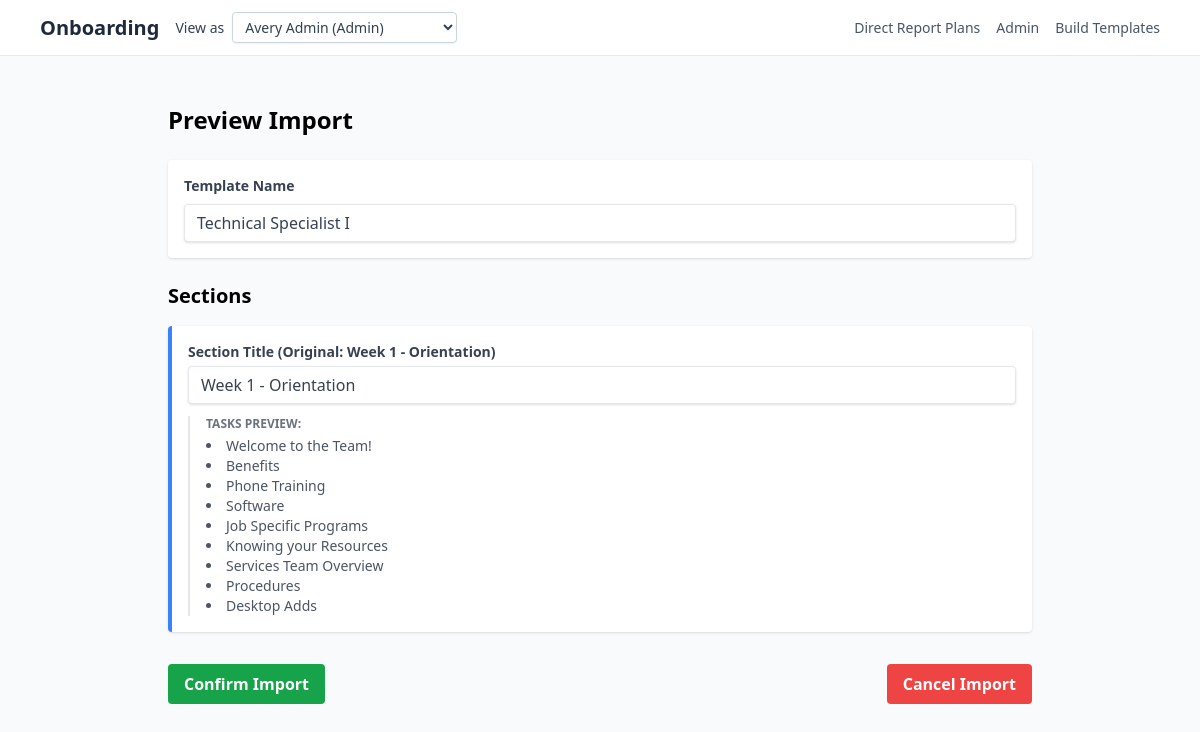
/templates/1/preview, run on the app's committed database.
### Onboarding/models.py (models this page shows, shortened)
class OnboardingTemplate(db.Model):
    __tablename__ = "onboarding_templates"
    id = db.Column(db.Integer, primary_key=True)
    name = db.Column(db.String(200), nullable=False)
    description = db.Column(db.Text, nullable=True)
    status = db.Column(
        db.String(32),
        nullable=False,
        default=TemplateStatusEnum.DRAFT.value,
    )
    target_role = db.Column(db.String(120), nullable=True)  # e.g. 'Engineer'
    department = db.Column(db.String(120), nullable=True)
    location = db.Column(db.String(120), nullable=True)
    estimated_duration_days = db.Column(db.Integer, nullable=True)
    version = db.Column(db.String(50), nullable=True)
    created_by_id = db.Column(db.Integer, db.ForeignKey("users.id"), nullable=True)
    created_by = db.relationship("User", backref="created_templates")
    created_at = db.Column(db.DateTime, nullable=False, default=date.today)
    updated_at = db.Column(
        db.DateTime,
        nullable=False,
        default=date.today,
        onupdate=date.today,
    )
    sections = db.relationship(
        "TemplateSection",
        back_populates="template",
        lazy="selectin",
        cascade="all, delete-orphan",
        order_by="TemplateSection.order_index.asc()",
    )

class TemplateSection(db.Model):
    __tablename__ = "template_sections"
    id = db.Column(db.Integer, primary_key=True)
    template_id = db.Column(
        db.Integer,
        db.ForeignKey("onboarding_templates.id"),
        nullable=False,
    )
    template = db.relationship("OnboardingTemplate", back_populates="sections")
    title = db.Column(db.String(200), nullable=False)
    description = db.Column(db.Text, nullable=True)
    order_index = db.Column(db.Integer, nullable=False, default=1)
    offset_days = db.Column(db.Integer, nullable=True)
    tasks = db.relationship(
        "TemplateTask",
        back_populates="section",
        lazy="selectin",
        cascade="all, delete-orphan",
        order_by="TemplateTask.order_index.asc()",
    )

class TemplateTask(db.Model):
    __tablename__ = "template_tasks"
    id = db.Column(db.Integer, primary_key=True)
    section_id = db.Column(
        db.Integer,
        db.ForeignKey("template_sections.id"),
        nullable=False,
    )
    section = db.relationship("TemplateSection", back_populates="tasks")
    title = db.Column(db.String(255), nullable=False)
    description = db.Column(db.Text, nullable=True)
    responsible_party = db.Column(
        db.String(32),
        nullable=False,
        default=ResponsiblePartyEnum.NEW_HIRE.value,
    )
    due_type = db.Column(
        db.String(32),
        nullable=False,
        default=DueTypeEnum.DAYS_FROM_START.value,
    )
    offset_days = db.Column(db.Integer, nullable=True)
    section_day = db.Column(db.Integer, nullable=True)
    category = db.Column(db.String(120), nullable=True)  # e.g. 'Compliance'
    is_required = db.Column(db.Boolean, nullable=False, default=True)
    default_estimated_minutes = db.Column(db.Integer, nullable=True)
    order_index = db.Column(db.Integer, nullable=False, default=1)

### app.py (the view, shortened to what this page needs)
@app.route("/templates/<int:template_id>/preview", methods=["GET", "POST"])
def preview_template(template_id: int):
    user = current_user()
    require_builder_or_admin(user)
    tpl = (
        OnboardingTemplate.query.options(
            selectinload(OnboardingTemplate.sections).selectinload(
                TemplateSection.tasks
            )
        )
        .filter_by(id=template_id)
        .first_or_404()
    )
    return render_template("template_import_preview.html", user=user, template=tpl)

### app.py (called while the page is built, shortened)
def current_user() -> User:
    email = (
        request.headers.get("X-User-Email")
        or request.args.get("as_user")
        or session.get("as_user")
    )
    query = User.query.options(selectinload(User.onboarding_plan))
    user = query.order_by(User.id.asc()).first()
    if not user:
        abort(404, description="No users available")
    return user

def require_builder_or_admin(user: User):
    allowed = {RoleEnum.BUILDER.value, RoleEnum.ADMIN.value}
    if user.role not in allowed:
        abort(403)

@app.context_processor
def inject_markdown_renderer():
    return dict(render_markdown=render_markdown)

@app.context_processor
def inject_user():
    u = session.get("user")
    return {"user": u or {"role": "guest"}}

@app.context_processor
def inject_user_switcher():
    users = User.query.order_by(User.role.asc(), User.full_name.asc()).all()
    active_user = None
    try:
        active_user = current_user()
    except Exception:
        active_user = None
    return {
        "switchable_users": users,
        "nav_current_user": active_user,
    }

### templates/template_import_preview.html
{% extends "base.html" %}
{% block content %}
<div class="container mx-auto px-4 py-8 max-w-4xl">
    <h1 class="text-2xl font-bold mb-6">Preview Import</h1>
    <form method="POST" action="{{ url_for('preview_template', template_id=template.id) }}">
        <div class="mb-6 p-4 bg-white shadow rounded">
            <label class="block text-gray-700 text-sm font-bold mb-2" for="name">
                Template Name
            </label>
            <input type="text" name="name" id="name" value="{{ template.name }}"
                   class="shadow appearance-none border rounded w-full py-2 px-3 text-gray-700 leading-tight focus:outline-none focus:shadow-outline">
        </div>
        <div class="space-y-4 mb-8">
            <h2 class="text-xl font-semibold">Sections</h2>
            {% for section in template.sections %}
            <div class="p-4 bg-white shadow rounded border-l-4 border-blue-500">
                <div class="mb-2">
                    <label class="block text-gray-700 text-sm font-bold mb-1" for="section_{{ section.id }}_title">
                        Section Title (Original: {{ section.title }})
                    </label>
                    <input type="text" name="section_{{ section.id }}_title" id="section_{{ section.id }}_title" value="{{ section.title }}"
                           class="shadow appearance-none border rounded w-full py-2 px-3 text-gray-700 leading-tight focus:outline-none focus:shadow-outline">
                </div>
                <div class="mt-3 pl-4 border-l-2 border-gray-200">
                    <p class="text-xs text-gray-500 uppercase font-bold mb-1">Tasks Preview:</p>
                    <ul class="list-disc list-inside text-sm text-gray-600">
                        {% for task in section.tasks %}
                        <li>{{ task.title }}</li>
                        {% else %}
                        <li class="italic text-gray-400">No tasks found.</li>
                        {% endfor %}
                    </ul>
                </div>
            </div>
            {% endfor %}
        </div>
        <div class="flex items-center justify-between mt-8">
            <button type="submit" class="bg-green-600 hover:bg-green-700 text-white font-bold py-2 px-4 rounded focus:outline-none focus:shadow-outline">
                Confirm Import
            </button>
            <button type="submit" formaction="{{ url_for('cancel_import', template_id=template.id) }}" formmethod="POST"
                    class="bg-red-500 hover:bg-red-700 text-white font-bold py-2 px-4 rounded focus:outline-none focus:shadow-outline">
                Cancel Import
            </button>
        </div>
    </form>
</div>
{% endblock %}

### data on the page
OnboardingTemplate: name "Technical Specialist I"
TemplateSection: title "Week 1 - Orientation"
TemplateTask: title "Welcome to the Team!"
TemplateTask: title "Benefits"
TemplateTask: title "Phone Training"
TemplateTask: title "Software"
TemplateTask: title "Job Specific Programs"
TemplateTask: title "Knowing your Resources"
TemplateTask: title "Services Team Overview"
TemplateTask: title "Procedures"
TemplateTask: title "Desktop Adds"

### other printed values
form field as_user "Avery Admin (Admin)"
